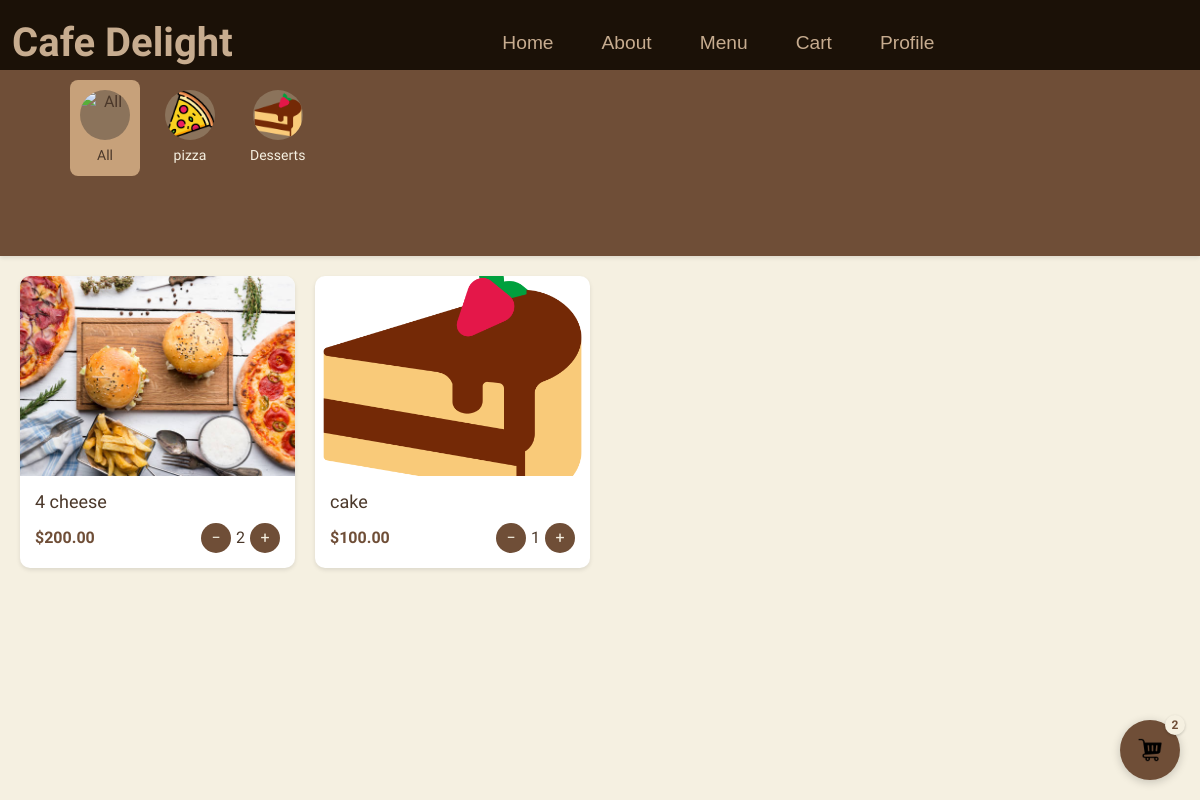
Screenshot of /menu/ (signed in) with the database file from the repository.
### base/models.py (models this page shows, shortened)
class Category(models.Model):
    name = models.CharField(max_length=100)
    description = models.TextField(blank=True, null=True)
    image = models.ImageField(upload_to='category_icons/', blank=True, null=True)

class MenuItem(models.Model):
    category = models.ForeignKey(Category, on_delete=models.CASCADE, related_name="menu_items")
    name = models.CharField(max_length=200)
    price = models.DecimalField(max_digits=6, decimal_places=2)
    image = models.ImageField(upload_to='menu_images/', blank=True, null=True)
    description = models.TextField(blank=True, null=True)

### base/views.py (the view)
# urls.py: path('menu/', views.menu, name='menu'),  # Added trailing slash
def menu(request):
    categories = Category.objects.all()
    category_filter = request.GET.get('category', 'all')
    menu_items = MenuItem.objects.all()
    if category_filter != 'all':
        menu_items = menu_items.filter(category__name__iexact=category_filter)
    cart = None
    if request.user.is_authenticated:
        cart, created = Cart.objects.get_or_create(user=request.user)
    cart_items_dict = {}
    cart_item_ids = []
    if cart:
        cart_items = cart.items.select_related('menu_item')
        cart_items_dict = {item.menu_item.id: item.quantity for item in cart_items}
        cart_item_ids = list(cart_items_dict.keys())
    context = {
        'categories': categories,
        'menu_items': menu_items,
        'active_category': category_filter,
        'cart_items_dict': cart_items_dict,
        'cart_item_ids': cart_item_ids,
    }
    menu_items = list(menu_items)
    for item in menu_items:
        item.quantity = cart_items_dict.get(item.id, 0)
    return render(request, 'base/menu.html', context)

### base/templates/base/menu.html (shortened to what this page needs)
{% extends 'main.html' %} {% load static %} {% block content %}
<div class="category-nav">
  <div class="category-scroller">
    <a
      href="{% url 'menu' %}?category=all"
      class="category-card {% if active_category == 'all' %}active{% endif %}"
    >
      <div class="category-icon-wrapper">
        <img
          src=""
          alt="All"
          class="category-icon"
        />
      </div>
      <span class="category-name">All</span>
    </a>
    {% for category in categories %}
    <a
      href="{% url 'menu' %}?category={{ category.name|lower }}"
      class="category-card {% if active_category == category.name|lower %}active{% endif %}"
    >
      <div class="category-icon-wrapper">
        <img
          src="{{ category.image.url }}"
          alt="{{ category.name }}"
          class="category-icon"
        />
      </div>
      <span class="category-name">{{ category.name }}</span>
    </a>
    {% endfor %}
  </div>
</div>
<main class="menu-grid">
  {% for item in menu_items %}
  <article class="menu-card">
    <div class="card-image">
      <img src="{{ item.image.url }}" alt="{{ item.name }}" loading="lazy" />
    </div>
    <div class="card-content">
      <h3 class="item-title">{{ item.name }}</h3>
      <div class="card-footer">
        <span class="price">${{ item.price }}</span>
        <div class="quantity-control">
          {% if item.id in cart_item_ids %}
          <div class="stepper">
            <button class="step-btn decrement" data-item-id="{{ item.id }}">
              −
            </button>
            <span class="count">{{ item.quantity }}</span>
            <button class="step-btn increment" data-item-id="{{ item.id }}">
              +
            </button>
          </div>
          {% else %}
          <button class="add-btn" data-item-id="{{ item.id }}">
            <span class="plus-icon">+</span> Add
          </button>
          {% endif %}
        </div>
      </div>
    </div>
  </article>
  {% endfor %}
</main>
<div class="cart-floating">
  <a href="{% url 'cart' %}" class="cart-button">
    <span class="item-count">{{ cart_item_ids|length }}</span>
    <img src="{% static 'images/cart.png' %}" alt="Cart" />
  </a>
</div>
{% endblock %}

### static/css/navbar.css (style rules this page uses)
body { padding-top: 70px; overflow-x: hidden; }

### static/css/home.css (style rules this page uses)
:root { --dark-brown: #1b1107; --cream: #fffcdc; --accent-gold: #d4af37; }
body { background-color: var(--dark-brown); color: var(--cream); }

### static/css/menu.css (style rules this page uses)
body { font-family: 'Yatra One', cursive; margin: 0; padding: 0; background-color: #f5f0e1; color: #4b382a; }
.category-nav { background-color: #6f4e37; padding: 70px; box-shadow: 0 2px 4px rgba(0, 0, 0, 0.1); overflow-x: auto; }
.category-scroller { display: flex; gap: 15px; padding: 10px 0; }
.category-card { text-align: center; text-decoration: none; color: #f5f0e1; padding: 10px; border-radius: 8px; transition: background-color 0.3s ease; }
.category-card.active { background-color: #c7a17a; color: #4b382a; }
.category-icon-wrapper { width: 50px; height: 50px; margin: 0 auto; border-radius: 50%; overflow: hidden; display: flex; align-items: center; justify-content: center; background-color: #8b735b; }
.category-icon { width: 100%; height: 100%; object-fit: cover; }
.category-name { display: block; margin-top: 5px; font-size: 14px; }
.menu-grid { display: grid; grid-template-columns: repeat(auto-fill, minmax(250px, 1fr)); gap: 20px; padding: 20px; }
.menu-card { background-color: #ffffff; border-radius: 10px; overflow: hidden; box-shadow: 0 2px 4px rgba(0, 0, 0, 0.1); transition: transform 0.3s ease; }
.card-image { position: relative; width: 100%; height: 200px; overflow: hidden; }
.card-image img { width: 100%; height: 100%; object-fit: cover; }
.card-content { padding: 15px; }
.item-title { margin: 0; font-size: 18px; color: #4b382a; }
.card-footer { display: flex; justify-content: space-between; align-items: center; margin-top: 10px; }
.price { font-size: 16px; font-weight: bold; color: #6f4e37; }
.quantity-control { display: flex; align-items: center; }
.stepper { display: flex; align-items: center; gap: 5px; }
.step-btn { background-color: #6f4e37; color: #f5f0e1; border: none; width: 30px; height: 30px; border-radius: 50%; cursor: pointer; font-size: 16px; display: flex; align-items: center; justify-content: center; transition: background-color 0.3s ease; }
.count { font-size: 16px; color: #4b382a; }
.cart-floating { position: fixed; bottom: 20px; right: 20px; z-index: 1000; }
.cart-button { background-color: #6f4e37; color: #f5f0e1; width: 60px; height: 60px; border-radius: 50%; display: flex; align-items: center; justify-content: center; text-decoration: none; box-shadow: 0 2px 10px rgba(0, 0, 0, 0.2); transition: background-color 0.3s ease; }
.item-count { position: absolute; top: -5px; right: -5px; background-color: #f5f0e1; color: #6f4e37; width: 20px; height: 20px; border-radius: 50%; display: flex; align-items: center; justify-content: center; font-size: 12px; font-weight: bold; box-shadow: 0 1px 3px rgba(0, 0, 0, 0.2); }
.cart-button img { width: 24px; height: 24px; }

### rows the page displays
Category: image (picture), name "pizza"
Category: image (picture), name "Desserts"
MenuItem: image (picture), name "4 cheese", price "200.00", quantity "2"
MenuItem: image (picture), name "cake", price "100.00", quantity "1"

### other values shown
{{ cart_item_ids|length }} "2"
